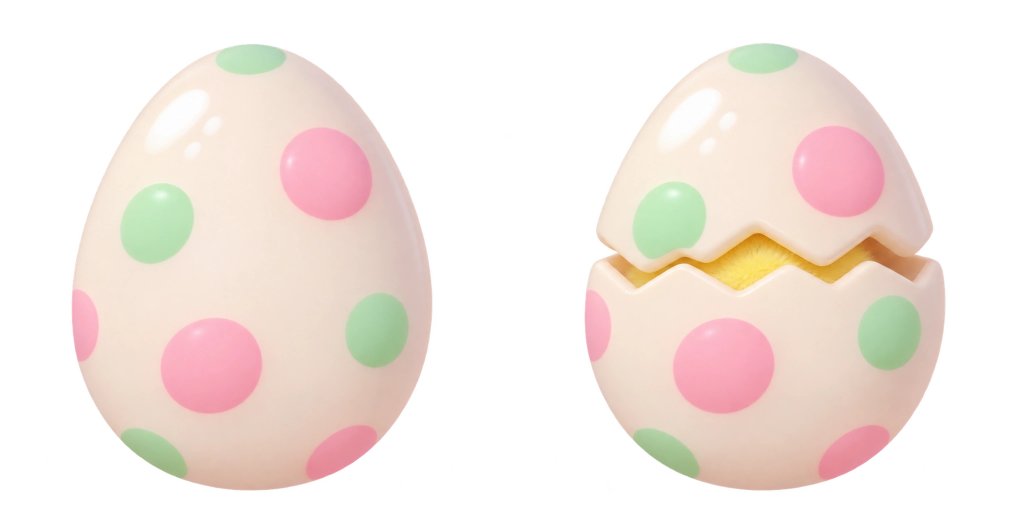
#> input picture xiaoxiao/dev/art/season2/eggs.webp, 2048 x 1024 px, given in place of eggs.png, which was not available (shown at 1/2 size)
$ python art2.py
#> lines starting #> are read from the running program, lines starting #| are printed output that depends on the picture
"""decli's pictures for season two → the page's pictures.

  python3 xiaoxiao/dev/art2.py      dev/art/season2/*.webp|png  →  xiaoxiao/s2/*.webp, the list in src/art2.js, then build.py

What to draw is in dev/art/PROMPTS.md. decli drew all sixteen (2026-11-02); they are kept here as WebP at quality 95
(the PNGs were 29 MB), and a new PNG with the same name is used instead when it is there. Any of the files may be
missing: the game draws its own until it is there.
  eggs.png             two eggs side by side: the left half becomes egg.webp, the right half egg-crack.webp
  balloon.png cage.png the balloon and the cage (the cage's middle stays see-through; where its badge hangs is
                       measured and written to src/art2.js, for the caged animal's head)
  grass.png            the grass texture, any size, made 256 x 256
  island-N.png         the island pictures (N = 1-6, ISLANDS' order), at most 512 on the longer side
  island-N-bg.png      the island maps, made 1600 x 1067 (3:2)
A picture without a transparent background is cut out from its background colour (the colour of its corners), which
the prompts ask to be one the picture doesn't use; the maps and the grass are kept whole."""
import json, pathlib, re, subprocess, sys
import numpy as np
from PIL import Image

DEV = pathlib.Path(__file__).resolve().parent
SRC, OUT, LIST = DEV / 'art' / 'season2', DEV.parent / 's2', DEV / 'src' / 'art2.js'


def cutout(im):
    """RGBA with the background see-through: kept if it already is, else keyed out by the corners' colour"""
    a = np.asarray(im.convert('RGBA')).astype(np.float32)
    if (a[..., 3] < 250).mean() > 0.02:
        return im.convert('RGBA')
    h, w = a.shape[:2]
    corners = np.concatenate([a[:8, :8, :3].reshape(-1, 3), a[:8, -8:, :3].reshape(-1, 3), a[-8:, :8, :3].reshape(-1, 3), a[-8:, -8:, :3].reshape(-1, 3)])
    key = np.median(corners, axis=0)
    d = np.sqrt(((a[..., :3] - key) ** 2).sum(-1))
    alpha = np.clip((d - 40) / 60, 0, 1)   # within 40 of the key: gone; beyond 100: kept; a soft edge between
    a[..., 3] = alpha * 255
    # take the key's tint off the soft edge
    k = alpha[..., None]
    a[..., :3] = np.where(k > 0.01, (a[..., :3] - key * (1 - k)) / np.maximum(k, 0.01), 0)
    return Image.fromarray(np.clip(a, 0, 255).astype(np.uint8), 'RGBA')


def trim(im, pad=0.03):
    box = im.getchannel('A').point(lambda v: 255 if v > 24 else 0).getbbox()
    if not box:
        return im
    x0, y0, x1, y1 = box
    p = int(max(x1 - x0, y1 - y0) * pad)
    return im.crop((max(0, x0 - p), max(0, y0 - p), min(im.width, x1 + p), min(im.height, y1 + p)))


def fit(im, side):
    f = side / max(im.size)
    return im.resize((max(1, round(im.width * f)), max(1, round(im.height * f))), Image.LANCZOS) if f < 1 else im


def save(im, name, q=88):
    OUT.mkdir(exist_ok=True)
    im.save(OUT / f'{name}.webp', 'WEBP', quality=q, method=6)
    print(f'  {name}.webp  {im.size[0]}x{im.size[1]}')
    return name


def badge(im):
    """the cage's badge, the round tag below its bars: its centre and radius as fractions of the picture's height
    (the widest of the rows in its bottom third that are one unbroken run narrower than 40% of the picture: the
    rows through the bars are broken up, the frame's bottom is wider)"""
    a = np.asarray(im.getchannel('A')) > 40
    h, w = a.shape
    best, bw = None, 0
    for y in range(int(h * 0.66), h):
        xs = np.where(a[y])[0]
        if not len(xs):
            continue
        run = xs.max() - xs.min() + 1
        if run - len(xs) <= 2 and run < w * 0.4 and run > bw:
            best, bw = y, run
    if best is None:
        return None
    xs = np.where(a[best])[0]
    return [round(float(xs.min() + xs.max()) / 2 / w, 4), round(best / h, 4), round(bw / 2 / h, 4)]


def pic(name):
    for ext in ('.png', '.webp'):
        f = SRC / (name + ext)
        if f.exists():
            return Image.open(f)
    return None


def main():
    if not SRC.exists():
        sys.exit(f'no pictures yet: put them in {SRC}')
    made, cage = [], None
    im = pic('eggs')
#> in pic, returned value is the input picture: PIL image 2048x1024 RGBA; mean R, G, B, A 119.6, 107.6, 101.1, 120.1
    if im:
        im = cutout(im)
        w = im.width // 2
#> w = 1024
        made.append(save(fit(trim(im.crop((0, 0, w, im.height))), 256), 'egg'))
#> in trim, `box = im.getchannel('A').point(lambda v: 255 if v > 24 else 0).getbbox()`: box = (143, 88, 865, 982)
#> in trim, `x0, y0, x1, y1 = box`: x0 = 143; y0 = 88; x1 = 865; y1 = 982
#> in trim, `p = int(max(x1 - x0, y1 - y0) * pad)`: p = 26
#> in trim, `return im.crop((max(0, x0 - p), max(0, y0 - p), min(im.width, x1 + p),..`:
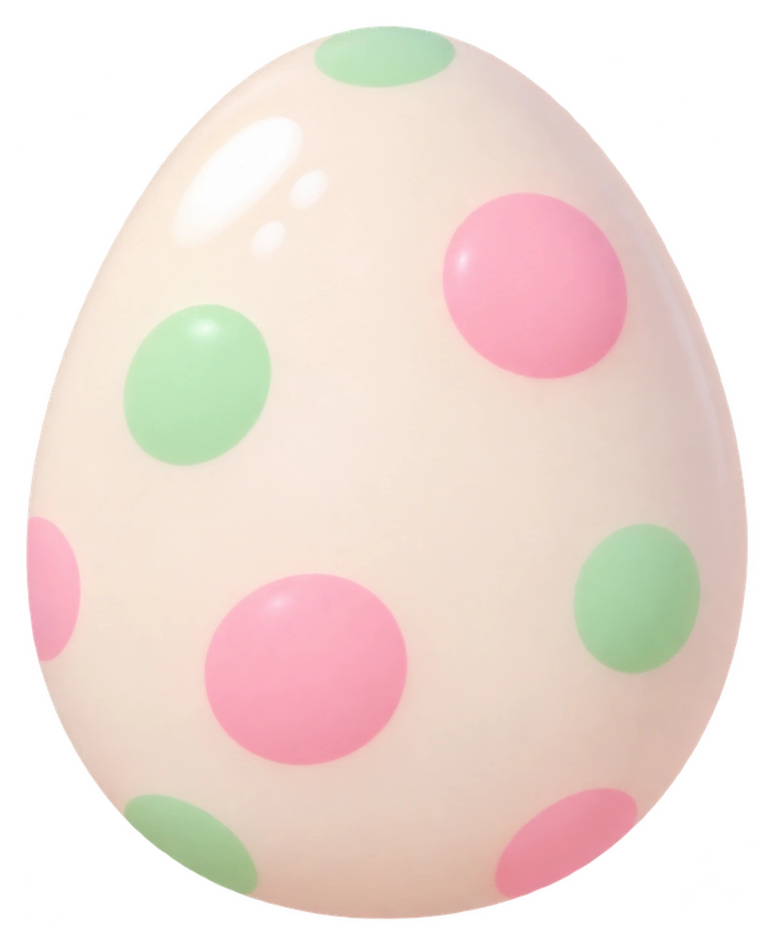
#> returned value: PIL image 774x946 RGBA; mean R, G, B, A 170.6, 154.1, 146.6, 172.3; transparent parts drawn white
#> in fit, `f = side / max(im.size)`: f = 0.271
#|   egg.webp  209x256
        made.append(save(fit(trim(im.crop((w, 0, im.width, im.height))), 256), 'egg-crack'))
#> call 2 of trim, with pad = 0.03
#> in trim (call 2), `box = im.getchannel('A').point(lambda v: 255 if v > 24 else 0).getbbox()`: box = (145, 86, 867, 982)
#> in trim (call 2), `x0, y0, x1, y1 = box`: x0 = 145; y0 = 86; x1 = 867
#> in trim (call 2), `return im.crop((max(0, x0 - p), max(0, y0 - p), min(im.width, x1 + p),..`:
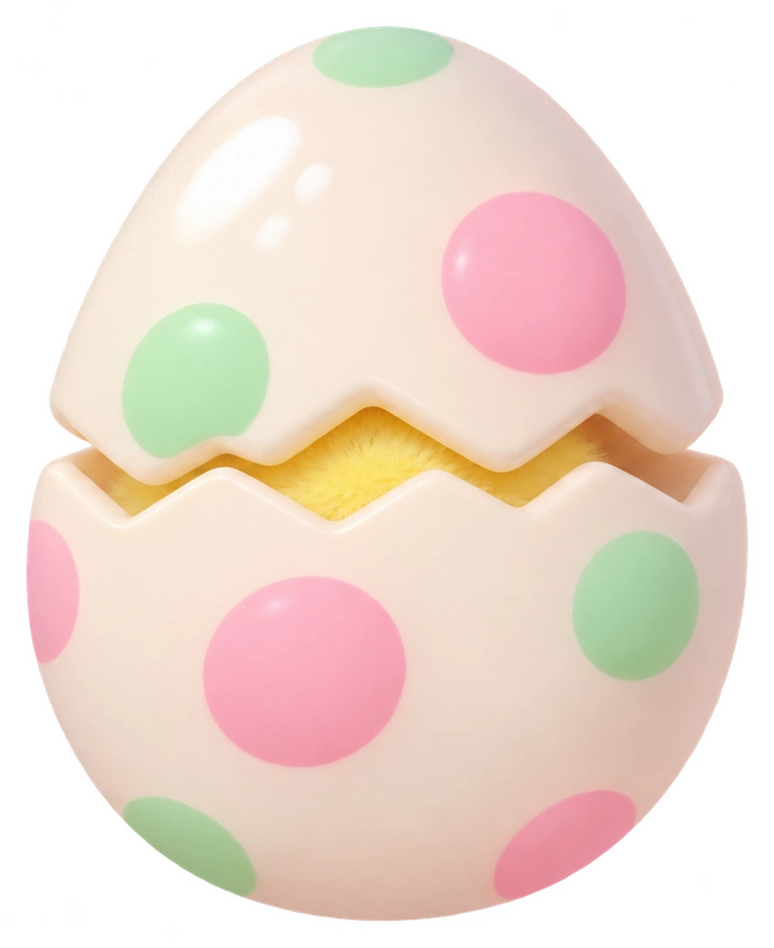
#> returned value: PIL image 774x948 RGBA; mean R, G, B, A 168.9, 151.1, 140, 171.3; transparent parts drawn white
#|   egg-crack.webp  209x256
    for name in ('balloon', 'cage'):
        im = pic(name)
#> call 2 of pic, with name = 'balloon'
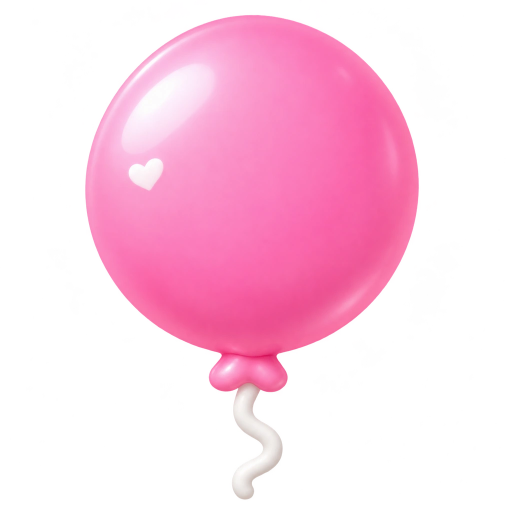
#> input picture xiaoxiao/dev/art/season2/balloon.webp, 1024 x 1024 px, given in place of balloon.png, which was not available (shown at 1/2 size)
#> in pic, returned value is the input picture: PIL image 1024x1024 RGBA; mean R, G, B, A 99.5, 53.7, 75.9, 90.3
        if im:
            im = fit(trim(cutout(im), 0.01 if name == 'cage' else 0.03), 256)
#> call 3 of trim, with pad = 0.03
#> in trim (call 3), `box = im.getchannel('A').point(lambda v: 255 if v > 24 else 0).getbbox()`: box = (170, 30, 838, 1000)
#> in trim (call 3), `x0, y0, x1, y1 = box`: x0 = 170; y0 = 30; x1 = 838; y1 = 1000
#> in trim (call 3), `p = int(max(x1 - x0, y1 - y0) * pad)`: p = 29
#> in trim (call 3), `return im.crop((max(0, x0 - p), max(0, y0 - p), min(im.width, x1 + p),..`:
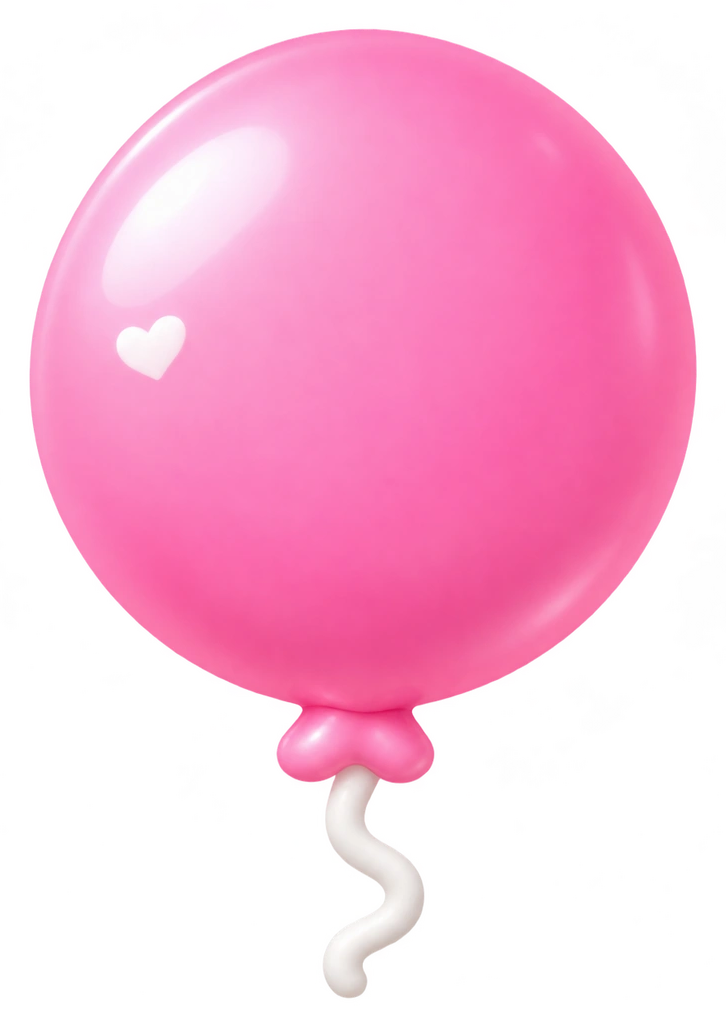
#> returned value: PIL image 726x1023 RGBA; mean R, G, B, A 139.9, 75.6, 106.7, 127.5; transparent parts drawn white
            if name == 'cage':
                cage = badge(im)
            made.append(save(im, name))
#|   balloon.webp  182x256
    im = pic('grass')
    if im:
        made.append(save(im.convert('RGB').resize((256, 256), Image.LANCZOS), 'grass', 85))
    for n in range(1, 7):
        im = pic(f'island-{n}')
        if im:
            made.append(save(fit(trim(cutout(im)), 512), f'island-{n}'))
        im = pic(f'island-{n}-bg')
        if im:
            im = im.convert('RGB')
            w, h = im.size
            if w / h > 1.5:   # wider than 3:2: the middle
                cw = round(h * 1.5); im = im.crop(((w - cw) // 2, 0, (w - cw) // 2 + cw, h))
            elif w / h < 1.5:
                ch = round(w / 1.5); im = im.crop((0, (h - ch) // 2, w, (h - ch) // 2 + ch))
            made.append(save(im.resize((1600, 1067), Image.LANCZOS), f'island-{n}-bg', 80))
#> (the run stopped early here; a loop or call above may not have finished)
